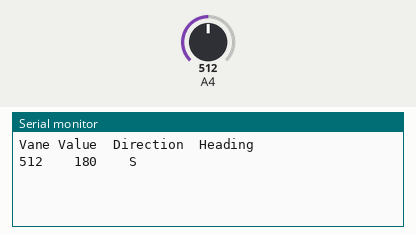
A sketch run on a simulated Arduino Uno, built with avr-gcc and run on an emulated ATmega328P. Shown: the last lines printed to the serial monitor. Inputs (shaded band) come from the test bench; at power-on: A4 = 512.

Above: at 1.2 s.
1.3 s: A4 set to 350
At 2.3 s:
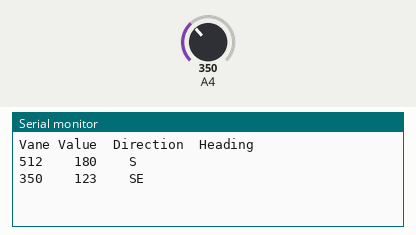
2.8 s: A4 set to 306
At 3.4 s:
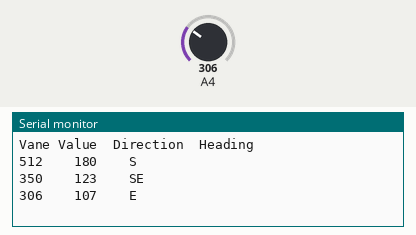
4.3 s: A4 set to 122
At 5.5 s:
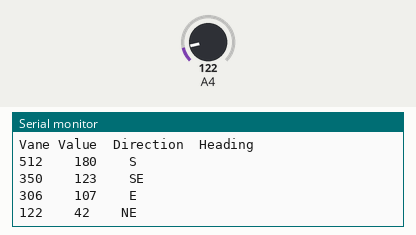
5.8 s: A4 set to 12
At 6.9 s:
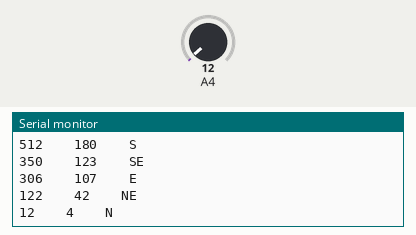
7.3 s: A4 set to 716
At 8.0 s:
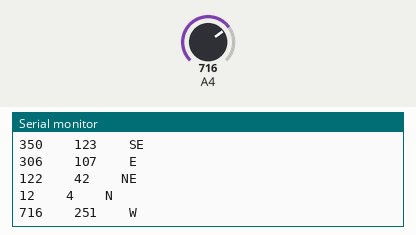
8.8 s: A4 set to 900
At 9.2 s:
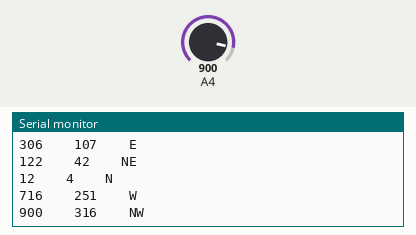

Measured:
- after the input at 1.3 s, the serial monitor: prints a new line at once (image 1)
- after the input at 2.8 s, the serial monitor: prints a new line at once (image 2)
- after the input at 4.3 s, the serial monitor: prints a new line at once (image 3)
- after the input at 5.8 s, the serial monitor: prints a new line at once (image 4)
- after the input at 7.3 s, the serial monitor: prints a new line at once (image 5)
- after the input at 8.8 s, the serial monitor: prints a new line at once (image 6)

The sketch:

wind_direction.ino
```cpp
int VaneValue;// raw analog value from wind vane
int Direction;// translated 0 - 360 direction
int CalDirection;// converted value with offset applied
int LastValue;

#define Offset 0;

void setup() {
LastValue = 1;
Serial.begin(9600);
Serial.println("Vane Value\tDirection\tHeading");
}
void loop() {
VaneValue = analogRead(A4);
Direction = map(VaneValue, 0, 1023, 0, 360);
CalDirection = Direction + Offset;

if(CalDirection > 360)
CalDirection = CalDirection - 360;

if(CalDirection < 0)
CalDirection = CalDirection + 360;

// Only update the display if change greater than 2 degrees.
if(abs(CalDirection - LastValue) > 5)
{
Serial.print(VaneValue); Serial.print("\t\t");
Serial.print(CalDirection); Serial.print("\t\t");
getHeading(CalDirection);
LastValue = CalDirection;
}
}

// Converts compass direction to heading
void getHeading(int direction) {
if(direction < 22)
Serial.println("N");
else if (direction < 67)
Serial.println("NE");
else if (direction < 112)
Serial.println("E");
else if (direction < 157)
Serial.println("SE");
else if (direction < 212)
Serial.println("S");
else if (direction < 247)
Serial.println("SW");
else if (direction < 292)
Serial.println("W");
else if (direction < 337)
Serial.println("NW");
else
Serial.println("N");
}
```
